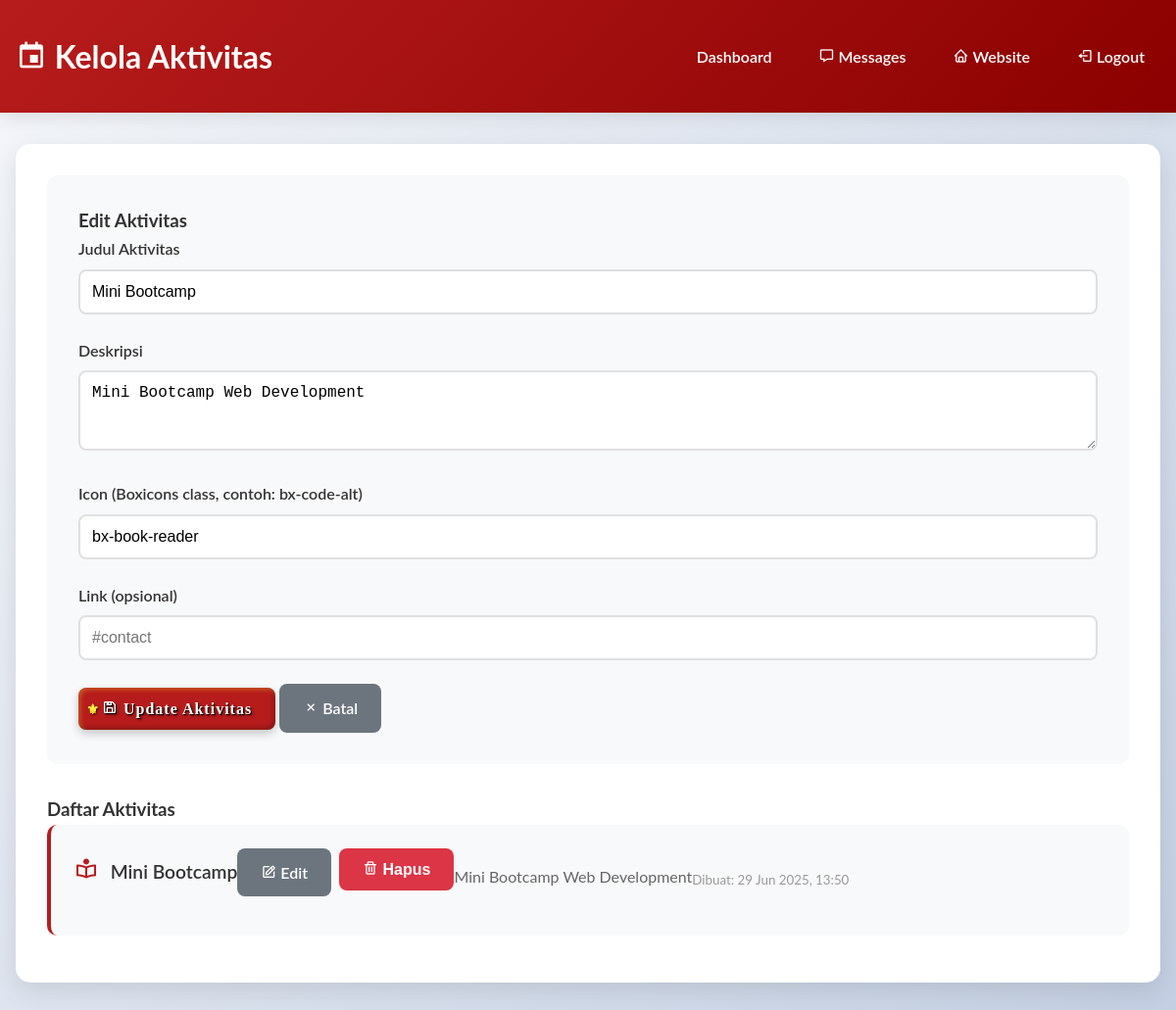
The page /admin/activities.php?edit=4 (signed in) on the database its author committed.
### tables this page shows
CREATE TABLE activities (
        id INTEGER PRIMARY KEY AUTOINCREMENT,
        title TEXT NOT NULL,
        description TEXT NOT NULL,
        icon TEXT,
        link TEXT,
        created_at DATETIME DEFAULT CURRENT_TIMESTAMP
    );

### admin/activities.php (the view, shortened to what this page needs)
<?php
require_once '../database/init_db.php';
try {
    $stmt = $pdo->query("SELECT * FROM activities ORDER BY created_at DESC");
    $activities = $stmt->fetchAll(PDO::FETCH_ASSOC);
} catch (PDOException $e) {
    $error = "Error loading activities: " . $e->getMessage();
}
$edit_activity = null;
if (isset($_GET['edit']) && is_numeric($_GET['edit'])) {
    $stmt = $pdo->prepare("SELECT * FROM activities WHERE id = ?");
    $stmt->execute([$_GET['edit']]);
    $edit_activity = $stmt->fetch(PDO::FETCH_ASSOC);
}
?>
<!DOCTYPE html>
<html lang="id">
<head>
    <link href='https://unpkg.com/boxicons@2.1.4/css/boxicons.min.css' rel='stylesheet'>
    <link rel="stylesheet" href="../assets/css/style.css">
</head>
<body>
    <div class="admin-header">
        <div class="container">
            <h1 class="admin-title">
                <i class='bx bx-calendar-event'></i> Kelola Aktivitas
            </h1>
            <div class="admin-nav">
                <a href="index.php"><i class='bx bx-dashboard'></i> Dashboard</a>
                <a href="messages.php"><i class='bx bx-message'></i> Messages</a>
                <a href="../index.php"><i class='bx bx-home'></i> Website</a>
                <a href="logout.php"><i class='bx bx-log-out'></i> Logout</a>
            </div>
        </div>
    </div>
    <div class="container">
        <div class="admin-container">
            <div class="form-container">
                <h3><?php echo $edit_activity ? 'Edit Aktivitas' : 'Tambah Aktivitas Baru'; ?></h3>
                <form method="POST" action="">
                    <div class="form-group">
                        <label for="title">Judul Aktivitas</label>
                        <input type="text" id="title" name="title" required
                               value="<?php echo $edit_activity ? htmlspecialchars($edit_activity['title']) : ''; ?>">
                    </div>
                    <div class="form-group">
                        <label for="description">Deskripsi</label>
                        <textarea id="description" name="description" rows="3" required><?php echo $edit_activity ? htmlspecialchars($edit_activity['description']) : ''; ?></textarea>
                    </div>
                    <div class="form-group">
                        <label for="icon">Icon (Boxicons class, contoh: bx-code-alt)</label>
                        <input type="text" id="icon" name="icon" required
                               value="<?php echo $edit_activity ? htmlspecialchars($edit_activity['icon']) : ''; ?>"
                               placeholder="bx-code-alt">
                    </div>
                    <div class="form-group">
                        <label for="link">Link (opsional)</label>
                        <input type="text" id="link" name="link"
                               value="<?php echo $edit_activity ? htmlspecialchars($edit_activity['link']) : ''; ?>"
                               placeholder="#contact">
                    </div>
                    <button type="submit" class="btn btn-primary">
                        <i class='bx bx-save'></i> <?php echo $edit_activity ? 'Update' : 'Tambah'; ?> Aktivitas
                    </button>
                    <?php if ($edit_activity): ?>
                        <a href="activities.php" class="btn btn-secondary">
                            <i class='bx bx-x'></i> Batal
                        </a>
                    <?php endif; ?>
                </form>
            </div>
            <h3>Daftar Aktivitas</h3>
            <?php if (empty($activities)): ?>
                <p style="text-align: center; color: #666; padding: 2rem;">Belum ada aktivitas.</p>
            <?php else: ?>
                <?php foreach ($activities as $activity): ?>
                    <div class="activity-item">
                        <div class="activity-header">
                            <div class="activity-title">
                                <i class='bx <?php echo htmlspecialchars($activity['icon']); ?> icon-preview'></i>
                                <?php echo htmlspecialchars($activity['title']); ?>
                            </div>
                            <div class="activity-actions">
                                <a href="?edit=<?php echo $activity['id']; ?>" class="btn btn-secondary">
                                    <i class='bx bx-edit'></i> Edit
                                </a>
                                <form method="POST" style="display: inline;" onsubmit="return confirm('Yakin ingin menghapus aktivitas ini?')">
                                    <button type="submit" class="btn btn-danger">
                                        <i class='bx bx-trash'></i> Hapus
                                    </button>
                                </form>
                            </div>
                        </div>
                        <p style="color: #666; margin-bottom: 0.5rem;"><?php echo htmlspecialchars($activity['description']); ?></p>
                        <small style="color: #999;">
                            Dibuat: <?php echo date('d M Y, H:i', strtotime($activity['created_at'])); ?>
                        </small>
                    </div>
                <?php endforeach; ?>
            <?php endif; ?>
        </div>
    </div>
</body>
</html>

### assets/css/style.css (style rules this page uses)
* { margin: 0; padding: 0; box-sizing: border-box; }
html { scroll-behavior: smooth; }
body { font-family: "Lato", sans-serif; background-color: #f9f9f9; color: #333; line-height: 1.6; }
.container { max-width: 1200px; margin: 0 auto; padding: 0 1rem; }
.btn-secondary { background: rgba(255, 255, 255, 0.1); color: #fff; border: 1px solid rgba(255, 255, 255, 0.3); backdrop-filter: blur(10px); }
.btn { display: inline-block; padding: 0.75rem 1.5rem; border-radius: 50px; text-decoration: none; font-weight: 500; transition: background-color 0.3s, color 0.3s; }
.btn-primary { background: linear-gradient(145deg, #b71c1c, #8b0000); color: #fff; border: 2px solid #ffeb3b; font-family: "Georgia", "Times New Roman", serif; position: relative; box-shadow: inset 2px 2px 5px rgba(255, 235, 59, 0.3), inset -2px -2px 5px rgba(0, 0, 0, 0.3), 0 4px 10px rgba(0, 0, 0, 0.2); text-shadow: 1px 1px 0 #000, 2px 2px 3px rgba(0, 0, 0, 0.5); letter-spacing: 1px; font-weight: 700; }
.btn-primary::before { content: "⚜"; position: absolute; left: 8px; top: 50%; transform: translateY(-50%); color: #ffeb3b; font-size: 0.9rem; text-shadow: 1px 1px 2px rgba(0, 0, 0, 0.7); }
.btn { display: inline-block; padding: 0.75rem 2rem; border-radius: 25px; text-decoration: none; font-weight: 600; transition: all 0.3s ease; border: 2px solid transparent; cursor: pointer; font-size: 1rem; }
.btn-primary { background: #b71c1c; color: #fff; border-color: #b71c1c; }
.form-group { margin-bottom: 1.5rem; }
.form-group label { display: block; margin-bottom: 0.5rem; font-weight: 600; color: #333; }
.form-group input, .form-group textarea, .form-group select { width: 100%; padding: 0.75rem; border: 2px solid #ddd; border-radius: 8px; font-size: 1rem; transition: border-color 0.3s ease; background: #fff; }
.activity-item { display: flex; align-items: center; margin-bottom: 3rem; position: relative; }
.activity-item:nth-child(odd) { flex-direction: row; }

### admin/activities.php (style rules this page uses)
body { background: linear-gradient(135deg, #f5f7fa 0%, #c3cfe2 100%); min-height: 100vh; font-family: 'Lato', sans-serif; }
.admin-header { background: linear-gradient(135deg, #b71c1c 0%, #8b0000 100%); color: white; padding: 2rem 0; margin-bottom: 2rem; box-shadow: 0 4px 20px rgba(0, 0, 0, 0.1); }
.admin-header .container { display: flex; justify-content: space-between; align-items: center; }
.admin-title { font-size: 2rem; font-weight: 700; color: #fff; margin: 0; }
.admin-nav { display: flex; gap: 1rem; align-items: center; }
.admin-nav a { color: #fff; text-decoration: none; padding: 0.5rem 1rem; border-radius: 25px; transition: all 0.3s ease; font-weight: 600; }
.admin-container { background: #fff; border-radius: 15px; padding: 2rem; box-shadow: 0 8px 25px rgba(0, 0, 0, 0.1); margin-bottom: 2rem; }
.form-container { background: #f8f9fa; padding: 2rem; border-radius: 10px; margin-bottom: 2rem; }
.form-group { margin-bottom: 1.5rem; }
.form-group label { display: block; margin-bottom: 0.5rem; font-weight: 600; color: #333; }
.form-group input, .form-group textarea { width: 100%; padding: 0.75rem; border: 2px solid #e0e0e0; border-radius: 8px; font-size: 1rem; transition: border-color 0.3s ease; }
.btn { padding: 0.75rem 1.5rem; border: none; border-radius: 8px; font-weight: 600; cursor: pointer; transition: all 0.3s ease; text-decoration: none; display: inline-block; }
.btn-primary { background: #b71c1c; color: white; }
.btn-secondary { background: #6c757d; color: white; }
.btn-danger { background: #dc3545; color: white; }
.activity-item { background: #f8f9fa; padding: 1.5rem; border-radius: 10px; margin-bottom: 1rem; border-left: 4px solid #b71c1c; }
.activity-header { display: flex; justify-content: space-between; align-items: center; margin-bottom: 1rem; }
.activity-title { font-size: 1.2rem; font-weight: 600; color: #333; }
.activity-actions { display: flex; gap: 0.5rem; }
.icon-preview { font-size: 1.5rem; color: #b71c1c; margin-right: 0.5rem; }

### rows shown on the page
activities: title "Mini Bootcamp", description "Mini Bootcamp Web Development", icon "bx-book-reader", created_at "29 Jun 2025, 13:50"
